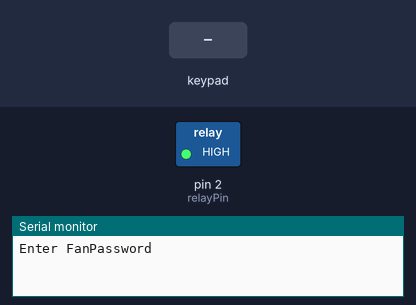
Simulated run of this sketch. Board: Arduino Uno, built with avr-gcc and run on an emulated ATmega328P. Shown: switched loads named in the sketch (green lamp = pin HIGH), the last lines printed to the serial monitor. Inputs (shaded band) come from the test bench.

Above: at 1.2 s.
1.3 s: keypad keys 2 2 5 1 4 # pressed 0.4 s apart
At 3.6 s:
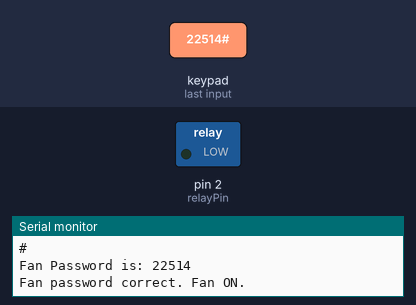
5.2 s: key 'A' pressed
6.7 s: key 'B' pressed
8.2 s: keypad keys 2 2 5 1 4 * pressed 0.4 s apart
12.1 s: key 'C' pressed
13.6 s: keypad keys 2 2 5 1 4 A pressed 0.4 s apart
Timing chart, 0 to 16.6 s (numbered marks = the images above; inputs shaded):
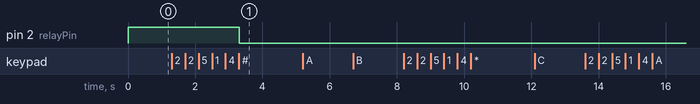

Measured:
- after the input at 1.3 s, pin 2 (relayPin): HIGH → LOW after 2.0 s

The sketch:

project5isverydiificult.ino
```cpp
//4 by 4 keypad ka use karke fan ko password ke through control karna

#include <Keypad.h>
const byte ROWS = 4;
const byte COLS = 4;
int relayPin = 2;
int mincount = 0;
bool systemLocked = false;

String input = "";
String fanPassword = "22514";
String MasterPassword = "00000";
String Setpassword = "";

char keys[ROWS][COLS] = {
  {'1', '2', '3', 'A'},
  {'4', '5', '6', 'B'},
  {'7', '8', '9', 'C'},
  {'*', '0', '#', 'D'}
};

byte rowPins[ROWS] = {13, 12, 11, 10};
byte colPins[COLS] = {9, 8, 7, 6};

Keypad keypad = Keypad(makeKeymap(keys), rowPins, colPins, ROWS, COLS);

void setup() {
  pinMode(relayPin, OUTPUT);
  digitalWrite(relayPin, HIGH);
  Serial.begin(9600);
  Serial.print("Enter FanPassword");
}
void loop() {
  char key = keypad.getKey();

  if (key) {
    Serial.println(key);

    if (key == '#') {

      if (systemLocked) {
        if (input == MasterPassword) {
          Serial.println("Master Password Correct.");
           Serial.print("Master Password is: ");
            Serial.println(input);

          systemLocked = false;
          mincount = 0;
        } else {
          Serial.println("Wrong Master Password.");
        }
      } else {
        if (input == fanPassword) {
         Serial.print("Fan Password is: ");
         Serial.println(input);

          Serial.println("Fan password correct. Fan ON.");
          digitalWrite(relayPin, LOW);
          mincount = 0;
        } else {
          mincount++;
          Serial.print("Wrong Password. Count: ");
          Serial.println(mincount);

          digitalWrite(relayPin, HIGH);
          if (mincount >= 3) {   //3 times try
            systemLocked = true;
            Serial.println("System Locked. Enter Master Password.");
          }
        }
      }
      input = "";
    } else {

      input.concat(key);
      Serial.print("password is : ");
      Serial.println(input);

    }
  }
}
```
